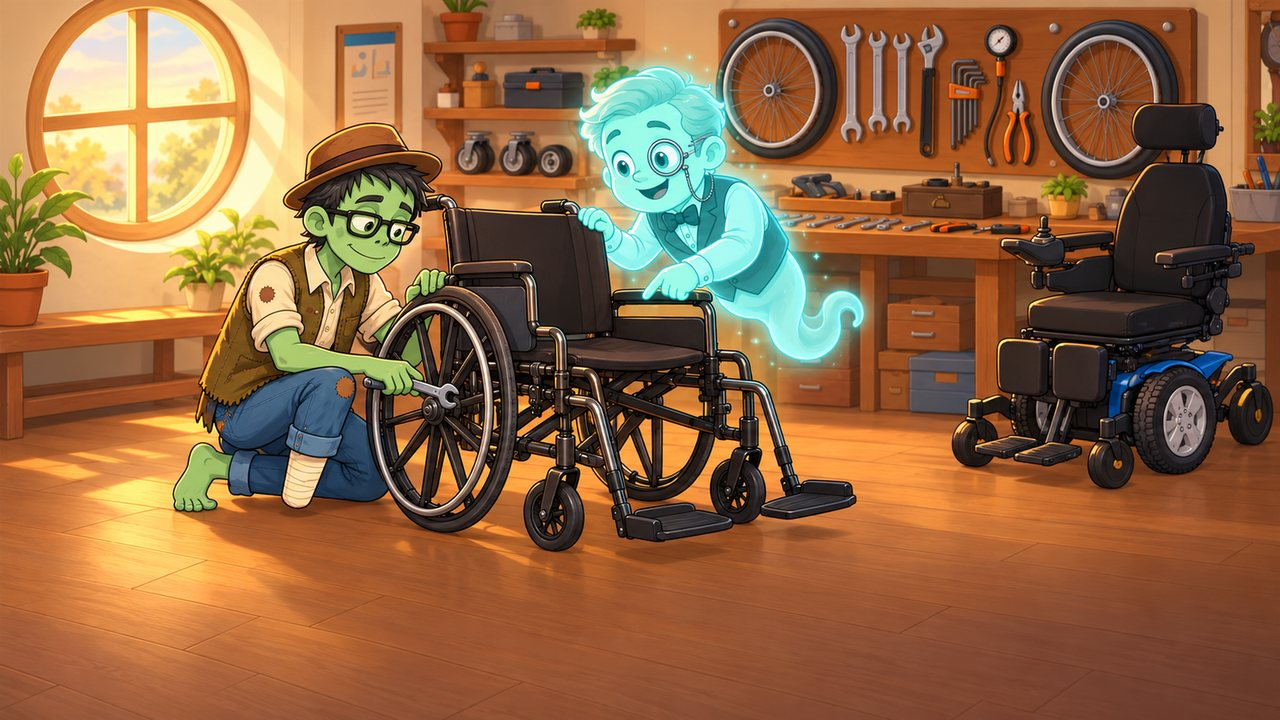
#> input picture art_tests/web_splash.jpg, 1280 x 720 px
$ python cut_white.py web_splash.jpg web_splash.jpg
#> lines starting #> are read from the running program, lines starting #| are printed output that depends on the picture; after the words box and inside, x2 and y2 are one past the last pixel; in counts of white or black regions, pixels touching at a corner belong together
"""Вырезка белого фона заливкой от краёв (для картинок Codex с тёмным контуром): белый мех/крылья внутри контура
не трогаются (BiRefNet делал их полупрозрачными). Замкнутые чисто-белые участки (между спицами, прядями, в просветах
рамы) тоже убираются, кроме рамок --keep=x0,y0,x1,y1[;…] (лицо: белки глаз).
python art_tests/cut_white.py in.png out.png [порог=236] [--keep=…]"""
import sys
import numpy as np
from PIL import Image, ImageFilter
from scipy import ndimage

src, dst = sys.argv[1], sys.argv[2]
args = [x for x in sys.argv[3:] if not x.startswith("--")]
thr = int(args[0]) if args else 236
keep = [tuple(int(v) for v in b.split(",")) for x in sys.argv[3:] if x.startswith("--keep=") for b in x[7:].split(";")]
im = Image.open(src).convert("RGB")
#> im is the input picture: PIL image 1280x720 RGB; mean R, G, B 145.3, 103.5, 67.2
a = np.asarray(im).astype(int)
white = (a.min(-1) >= thr) & ((a.max(-1) - a.min(-1)) <= 18)
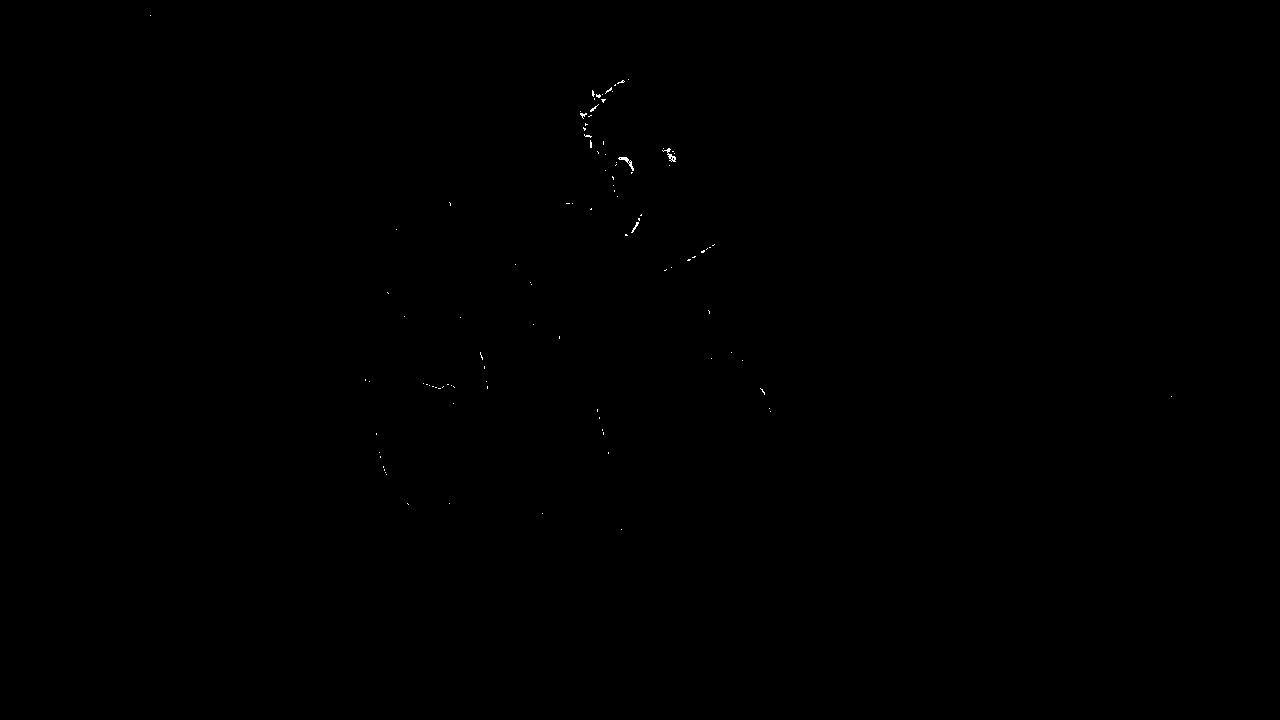
#> white: shape (720, 1280) bool; 0.05% white in thin lines or dots, all inside (x1, y1, x2, y2) = (150, 15, 1172, 530)
lab, _ = ndimage.label(white)
#> lab: shape (720, 1280) int32; 131 distinct labels, from 0 to 130
border = set(np.unique(np.r_[lab[0], lab[-1], lab[:, 0], lab[:, -1]])) - {0}
#> border = 0 items
bg = np.isin(lab, list(border))
#> bg: shape (720, 1280) bool; every value is 0
sizes = ndimage.sum(np.ones_like(lab), lab, index=range(1, lab.max() + 1))
#> sizes = 130 values, max 37 at index 34, min 1 at index 0, mean 3.75
means = ndimage.mean(a.mean(-1), lab, index=range(1, lab.max() + 1))
#> means = 130 values, max 254.7 at index 79, min 240 at index 0, mean 247.9
objs = ndimage.find_objects(lab)
#> objs = 130 items
for i in range(1, lab.max() + 1):
    if i in border or sizes[i - 1] < 40 or means[i - 1] < 249:
        continue
    sl = objs[i - 1]
    if any(sl[1].start >= k[0] and sl[0].start >= k[1] and sl[1].stop <= k[2] and sl[0].stop <= k[3] for k in keep):
        continue
    bg |= lab == i
# мягкий край: полупрозрачность по светлоте в полосе 2 px у границы фона
edge = ndimage.binary_dilation(bg, iterations=2) & ~bg
lum = a.mean(-1)
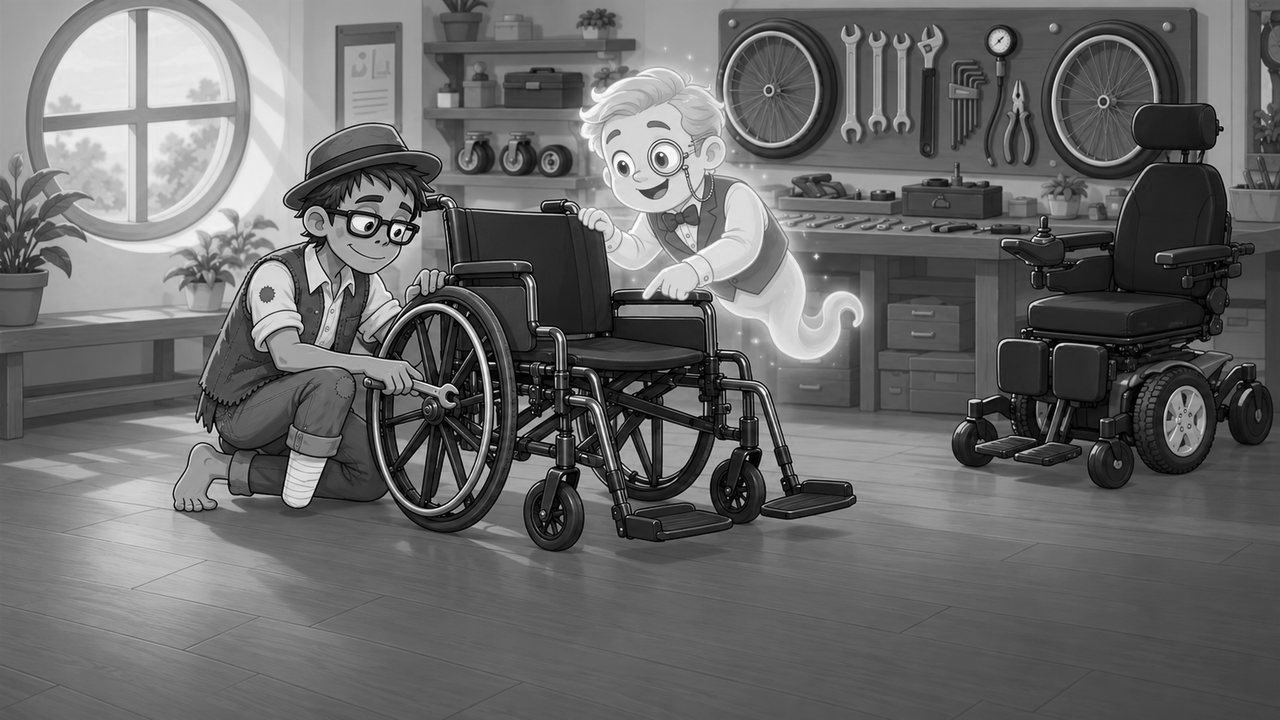
#> lum: shape (720, 1280) float64; min 0, max 255, mean 105.3
alpha = np.where(bg, 0, 255).astype(float)
#> alpha: shape (720, 1280) float64; every value is 255
alpha[edge] = np.clip((255 - lum[edge]) / (255 - 170) * 255, 0, 255)
out = im.convert("RGBA")
out.putalpha(Image.fromarray(alpha.astype(np.uint8)))
bb = Image.fromarray((alpha > 8).astype(np.uint8) * 255).getbbox()
#> bb = (0, 0, 1280, 720)
out.crop(bb).save(dst)
print("ok", out.crop(bb).size)
#| ok (1280, 720)
